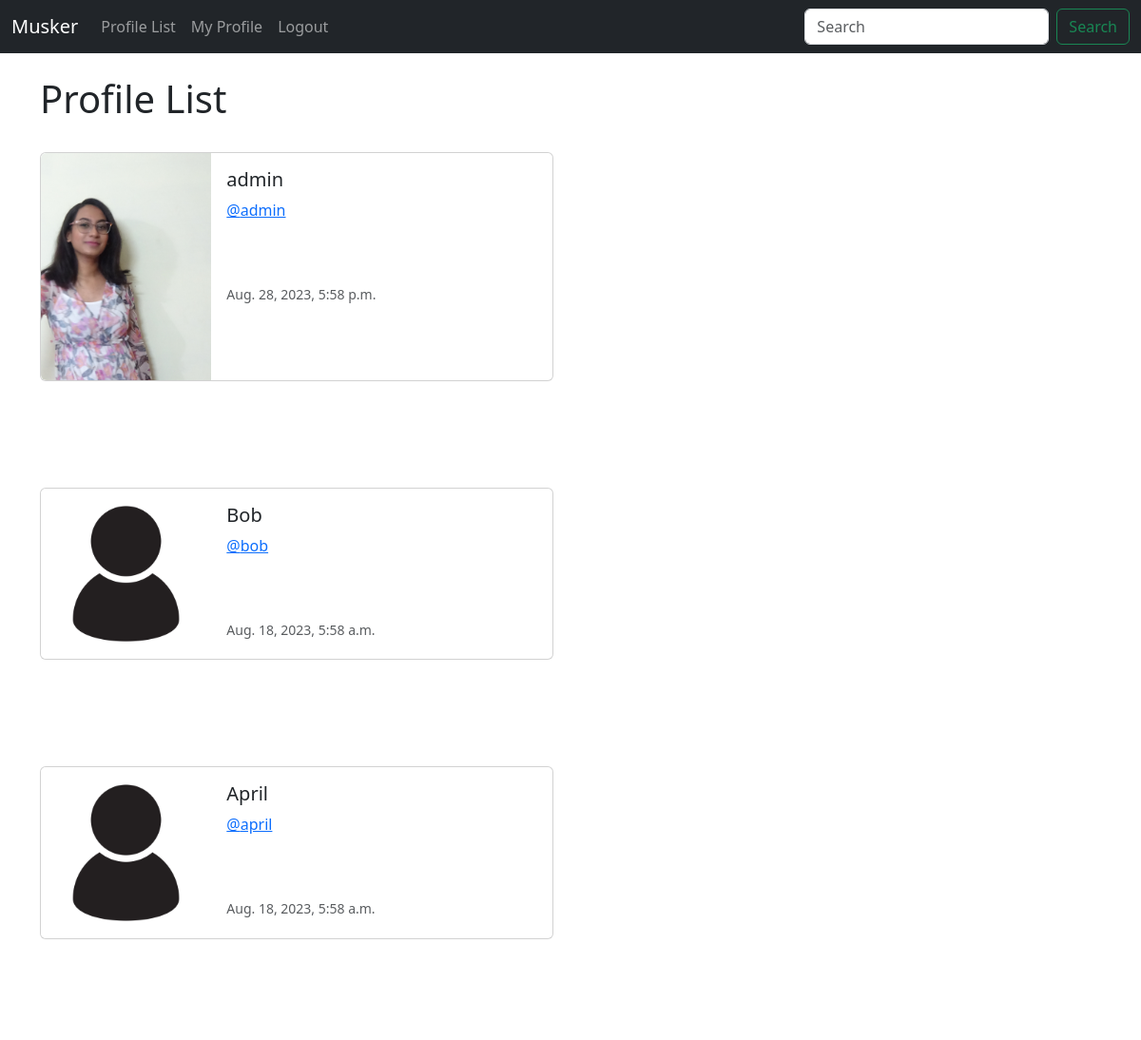
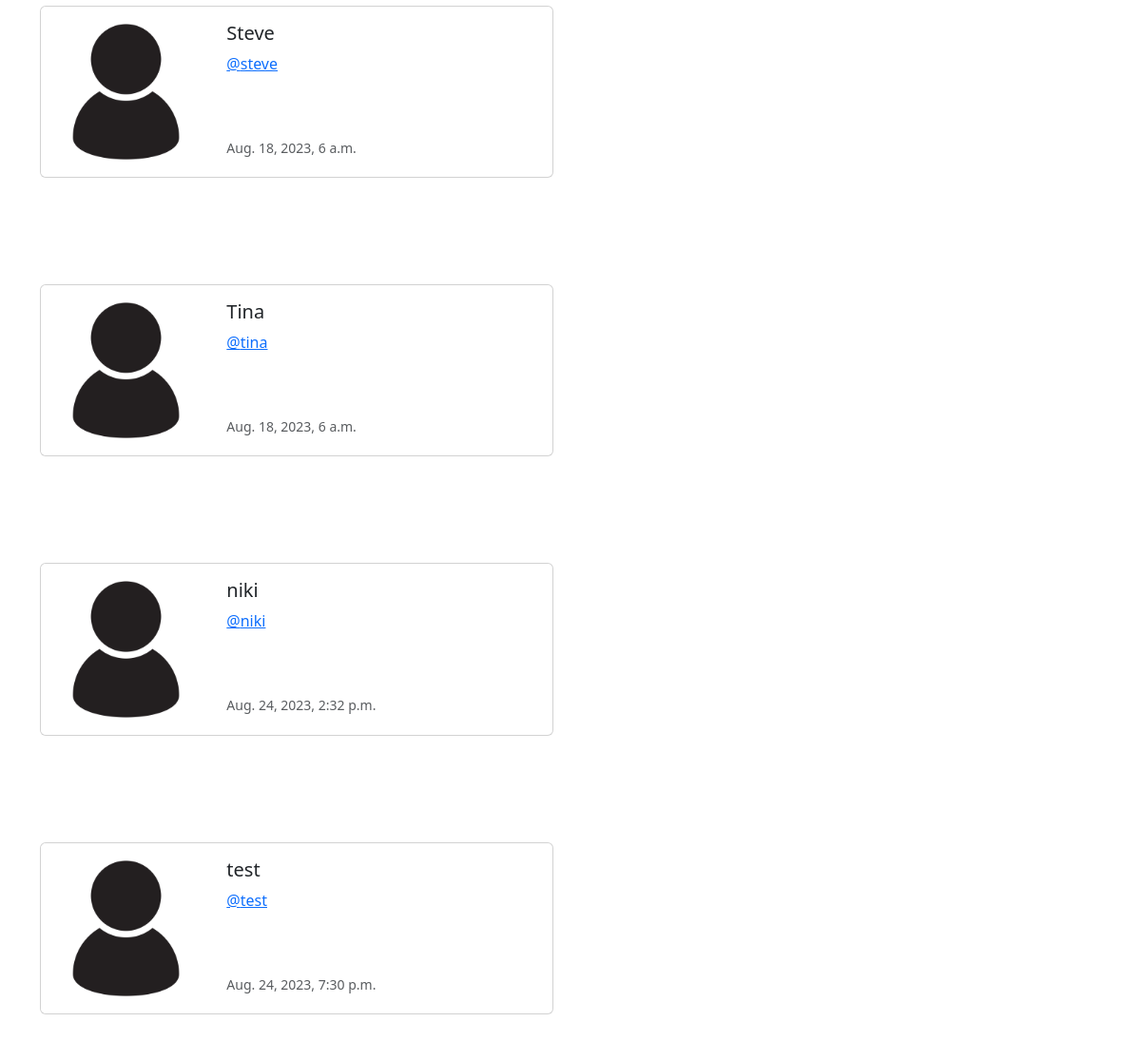
Page /profile_list/ (signed in) on the committed database (2 pictures, top to bottom).
### musker/models.py (models this page shows, shortened)
class Profile(models.Model):
    user = models.OneToOneField(User, on_delete=models.CASCADE)
    follows = models.ManyToManyField("self",
                                     related_name="followed_by",
                                     symmetrical=False, #I can follow you, you dont have to follow me, vise versa
                                     blank=True)
    date_modified = models.DateTimeField(User, auto_now=True)
    profile_image = models.ImageField(null=True, blank=True, upload_to="images/")

### musker/views.py (the view)
# urls.py: path('profile_list/', views.profile_list, name='profile_list'),
def profile_list(request):
    if request.user.is_authenticated:
        profiles = Profile.objects.exclude(user=request.user) # exclusing the current logged in user
        return render(request, 'profile_list.html', {"profiles" : profiles})
    else:
        messages.success(request, ("You Must Be Logged In!"))
        return redirect('home')

### musker/templates/profile_list.html
{% extends 'base.html' %}
{% load static %}
{% block content %}
 <h1>Profile List</h1>
 <br/>
    {% if profiles %}
        {% for profile in profiles %}
        <div class="card mb-3" style="max-width: 540px;">
            <div class="row g-0">
              <div class="col-md-4">
                {% if profile.profile_image %}
                  <img src="{{  profile.profile_image.url }}" width = 200 height200 class="img-fluid rounded-start" alt="{{ profile.user.username }}">
                {% else %}
                  <img src="{% static 'images/profile_icon.jpg' %}" width = 200 height200 class="img-fluid rounded-start" alt="...">
                {% endif %}
              </div>
              <div class="col-md-8">
                <div class="card-body">
                  <h5 class="card-title">{{ profile.user.username }}</h5>
                  <p class="card-text"> <a href="{% url 'profile' profile.user.id %}"> @{{ profile.user.username|lower }}</a></p> <br> <br>
                  <p class="card-text"><small class="text-body-secondary">{{ profile.date_modified }}</small></p>
                </div>
              </div>
            </div>
          </div>
          <br><br>
            <br/><br/>
        {% endfor %}
    {% endif %}
{% endblock content %}

### rows in the picture
Profile: profile_image (picture), user.username "admin", date_modified "Aug. 28, 2023, 5:58 p.m."
Profile: user.username "Bob", user.username "bob", date_modified "Aug. 18, 2023, 5:58 a.m."
Profile: user.username "April", user.username "april", date_modified "Aug. 18, 2023, 5:58 a.m."
Profile: user.username "Steve", user.username "steve", date_modified "Aug. 18, 2023, 6 a.m."
Profile: user.username "Tina", user.username "tina", date_modified "Aug. 18, 2023, 6 a.m."
Profile: user.username "niki", date_modified "Aug. 24, 2023, 2:32 p.m."
Profile: user.username "test", date_modified "Aug. 24, 2023, 7:30 p.m."
